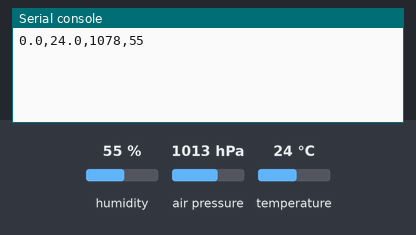
Simulated run of this program. Board: Raspberry Pi Pico running CircuitPython. Shown: the last lines printed to the serial console. The test bench sets the inputs (shaded band); at power-on: humidity 55 %, air pressure 1013 hPa, temperature 24 °C.

Above: at 1.2 s.
1.3 s: humidity set to 22 %
At 10.9 s:
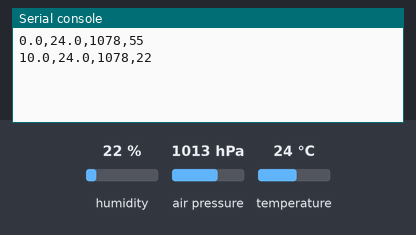
11.3 s: air pressure set to 952 hPa
At 21.0 s:
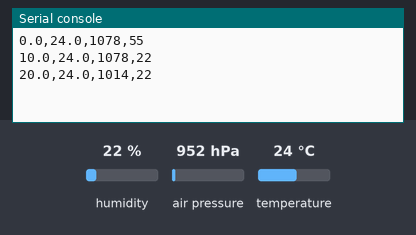
21.3 s: temperature set to 12 °C
At 31.4 s:
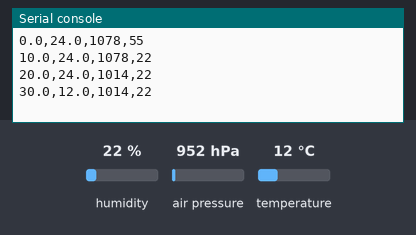
Timing chart, 0 to 32.9 s (numbered marks = the images above; inputs shaded):
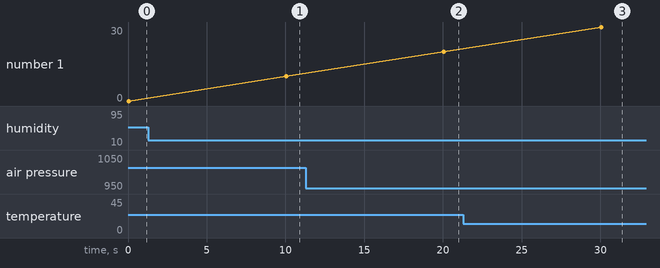

The program:

main.py
```python
import time
import board
import busio
import digitalio
from adafruit_bme280 import advanced as adafruit_bme280

# configuration
INTERVAL = 10
ALTITUDE_AT_LOCATION = 525
SLEEP = "LIGHT"                  # None, LIGHT, DEEP

# I2C-pins
SDA = getattr(board,"SDA",board.GP0)
SCL = getattr(board,"SCL",board.GP1)

try:
  import alarm
except:
  SLEEP = None

# --- print results   ------------------------------------------------------

def log_data(bme280,start):
  print("{0:0.1f},{1:0.1f},{2:0.0f},{3:0.0f}".format(
    time.monotonic()-start,
    round(bme280.temperature,1),
    round(bme280.pressure/alt_fac,0),
    round(bme280.humidity,0)))

# --- loop   ---------------------------------------------------------------

def loop():
  while True:
    log_data(bme280,start)

    if SLEEP:
      time_alarm = alarm.time.TimeAlarm(
        monotonic_time=time.monotonic()+INTERVAL)
      alarm.light_sleep_until_alarms(time_alarm)
    else:
      time.sleep(INTERVAL)

# --- main program   --------------------------------------------------------

start = time.monotonic()
time.sleep(0.05)

# Create library object using our Bus I2C port
i2c    = busio.I2C(SCL, SDA)
bme280 = adafruit_bme280.Adafruit_BME280_I2C(i2c,address=0x76)

# recommended settings: datasheet 3.5.1 weather monitoring

bme280.mode                 = adafruit_bme280.MODE_FORCE
#bme280.standby_period       = adafruit_bme280.STANDBY_TC_500  # for MODE_NORMAL
bme280.iir_filter           = adafruit_bme280.IIR_FILTER_DISABLE
bme280.overscan_pressure    = adafruit_bme280.OVERSCAN_X1
bme280.overscan_humidity    = adafruit_bme280.OVERSCAN_X1
bme280.overscan_temperature = adafruit_bme280.OVERSCAN_X1
#bme280.sea_level_pressure  = 996.1

# SPI-version
#spi = busio.SPI(board.SCK,MOSI=board.MOSI,MISO=board.MISO)
#cs  = digitalio.DigitalInOut(board.D5)
#bme280 = adafruit_bme280.Adafruit_BME280_SPI(spi,cs)

alt_fac = pow(1.0-ALTITUDE_AT_LOCATION/44330.0, 5.255)

start = time.monotonic()
if SLEEP == "DEEP":
  log_data(bme280,start)
  time_alarm = alarm.time.TimeAlarm(monotonic_time=start+INTERVAL)
  alarm.exit_and_deep_sleep_until_alarms(time_alarm)
else:
  loop()
```

Measured:
- after the input at 1.3 s, the serial console: prints a new line after 8.8 s (image 1)
- after the input at 11.3 s, the serial console: prints a new line after 8.8 s (image 2)
- after the input at 21.3 s, the serial console: prints a new line after 8.8 s (image 3)
